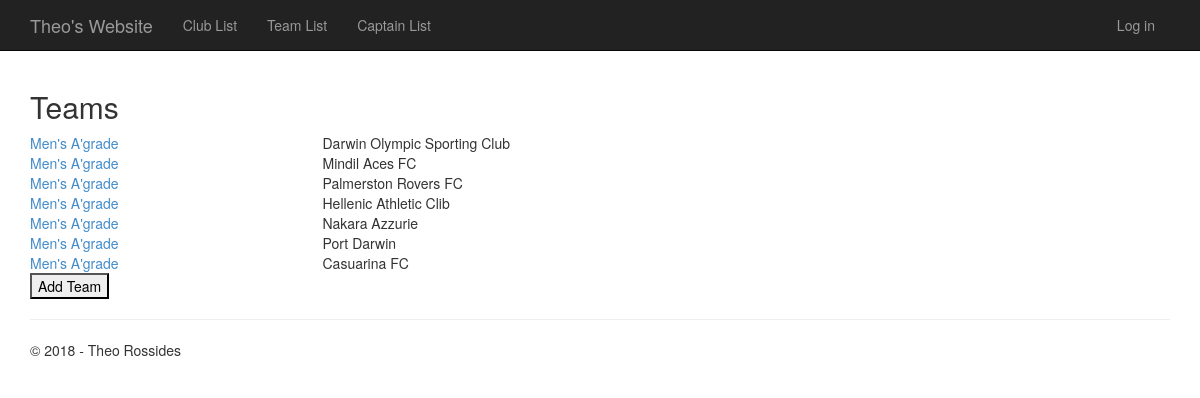
The page /teams on the database its author committed.
### app/models.py (models this page shows, shortened)
class Team(models.Model):
    name = models.CharField("team",max_length=50)
    about = models.CharField(max_length=500)
    training_time = models.CharField(max_length=100)
    club = models.ForeignKey(Club)

class Club(models.Model):
    name = models.CharField("club",max_length=50)
    year_formed = models.PositiveIntegerField()
    president_name = models.CharField(max_length=25)
    email = models.EmailField()
    phone_number = models.CharField(max_length=12)
    club_nickname = models.CharField(max_length=20)
    def __str__(self):
        return self.name

### app/views.py (the view)
# urls.py: url(r'^teams$', app.views.teams, name='teams'),
def teams(request):
    teams = Team.objects.all();
    return render_to_response('app/teams.html', { 'teams': teams, 'title':'Team Page', 'year':datetime.now().year});

### app/templates/app/teams.html
﻿{% extends "app/layout.html" %}
{% block content %}
    <h2>Teams</h2>
    {% for team in teams %}
        <div class="row">
            <div class="col-md-3">
                <a href="{% url 'teamdetails' team.id %}">
                    {{ team.name }}
                </a>
            </div>
            <div class="col-md-3">
                {{ team.club }}
            </div>
        </div>
    {% endfor %}
<form action="{% url 'teamcreate' %}" method="get">
    <button type="submit">Add Team</button>
</form>
{% endblock %}

### app/static/app/content/site.css (style rules this page uses)
body { padding-top: 50px; padding-bottom: 20px; }

### rows shown on the page
Team: name "Men's A'grade", club "Darwin Olympic Sporting Club"
Team: name "Men's A'grade", club "Mindil Aces FC"
Team: name "Men's A'grade", club "Palmerston Rovers FC"
Team: name "Men's A'grade", club "Hellenic Athletic Clib"
Team: name "Men's A'grade", club "Nakara Azzurie"
Team: name "Men's A'grade", club "Port Darwin"
Team: name "Men's A'grade", club "Casuarina FC"
